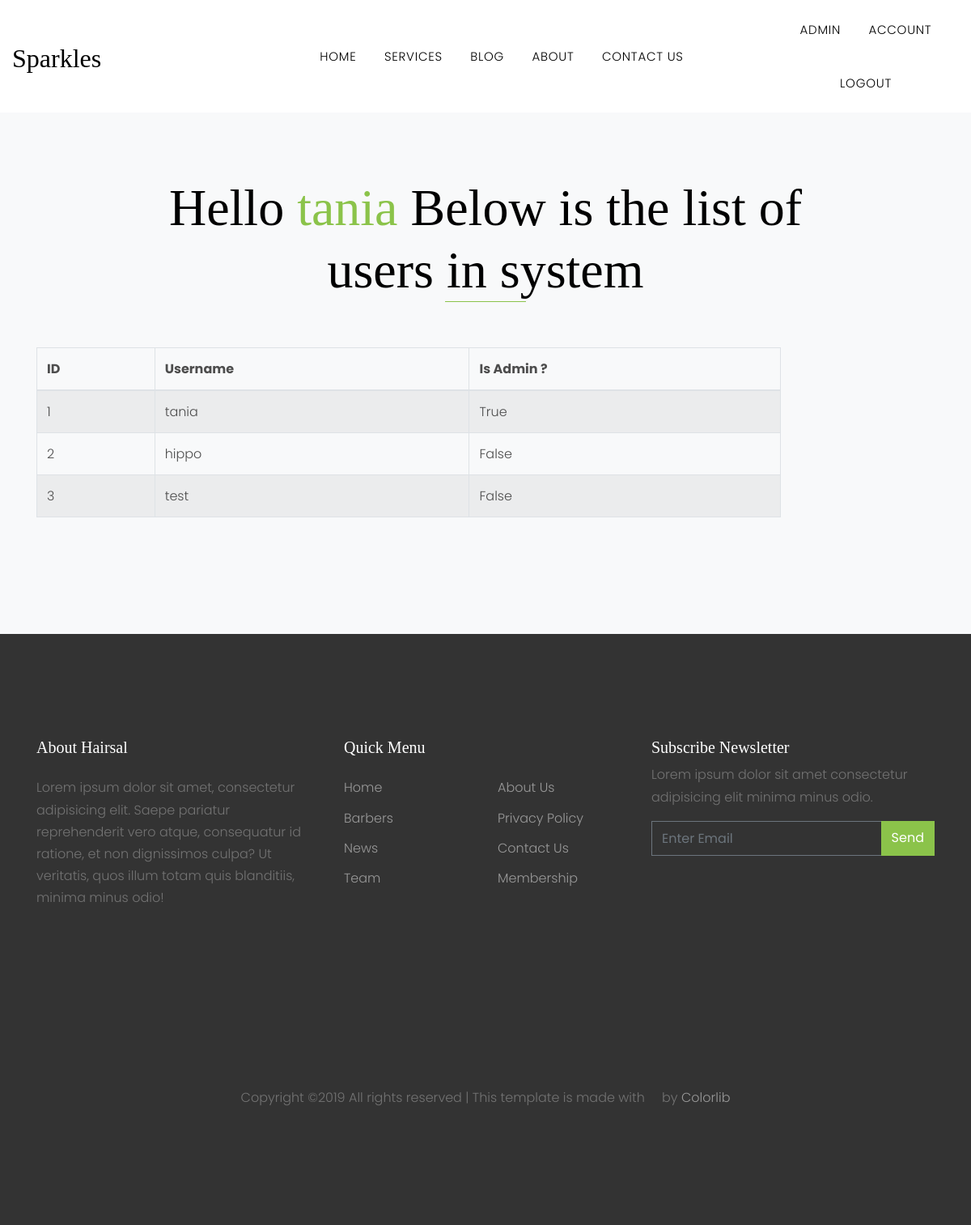
Before: /admin/users-list (signed in) with the older database file.
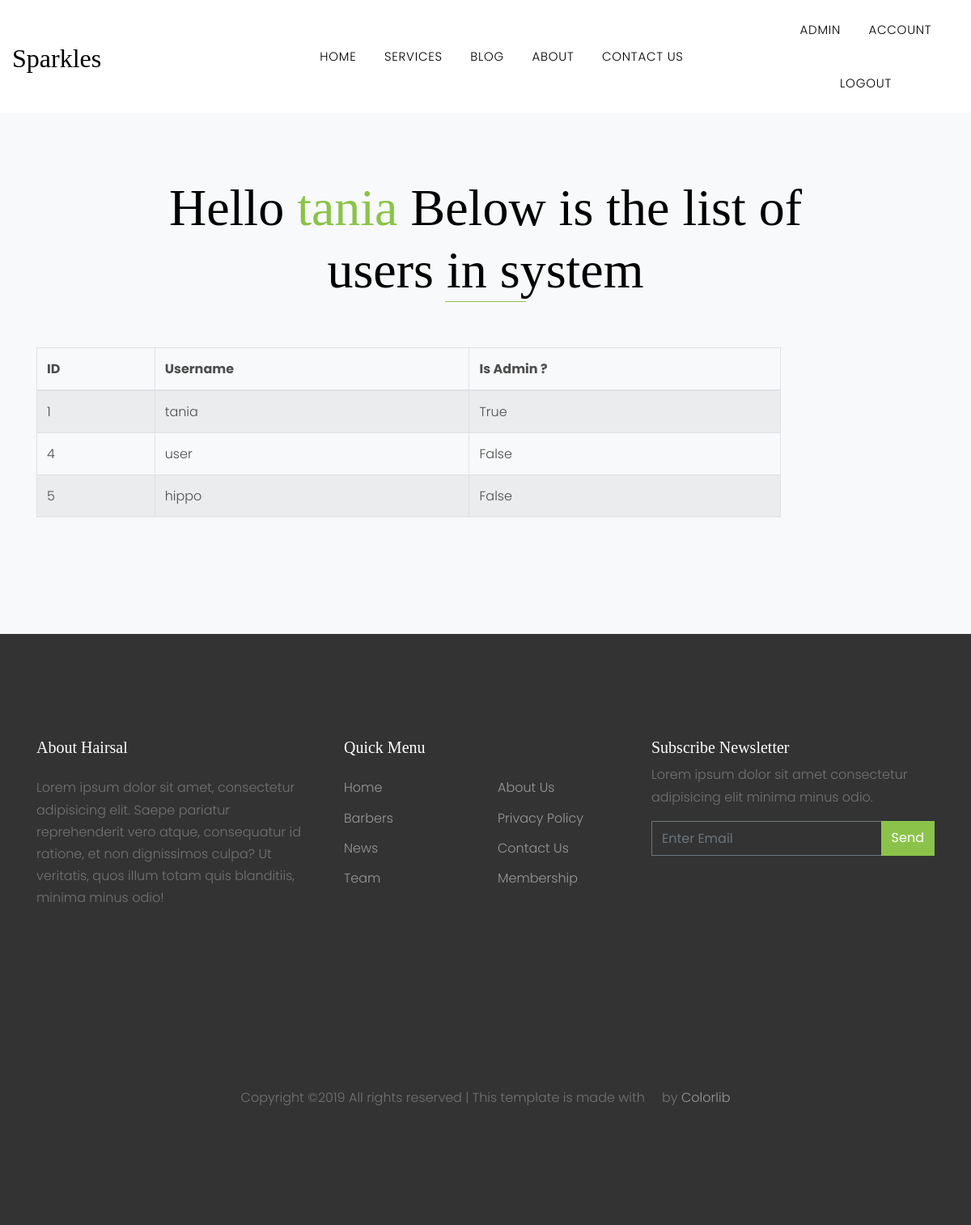
After: the same page with the newer database file.
### flaskblog/models.py (models this page shows, shortened)
class User(db.Model, UserMixin):
	id = db.Column(db. Integer, primary_key=True)
	name = db.Column(db.String(50))
	username = db.Column(db.String(20), unique=True, nullable=False)
	email = db.Column(db.String(120), unique=True, nullable=False)
	image_file = db.Column(db.String(20), nullable=False, default='default.jpg')
	password = db.Column(db.String(60), nullable=False)
	posts = db.relationship( 'Post', backref='author', lazy=True)
	comments = db.relationship('Comment', backref='author', lazy=True)
	about_me = db.Column(db.String(140))
	last_seen = db.Column(db.DateTime, default=datetime.utcnow)
	admin = db.Column(db.Boolean())
	notes = db.Column(db.UnicodeText)
	liked = db.relationship(
		'PostLike',foreign_keys='PostLike.user_id', backref='user', lazy='dynamic')
	followed = db.relationship(
        'User', secondary=followers,
        primaryjoin=(followers.c.follower_id == id),
        secondaryjoin=(followers.c.followed_id == id),
        backref=db.backref('followers', lazy='dynamic'), lazy='dynamic')
	def is_admin(self):
		return self.admin

### flaskblog/routes.py (the view)
@app.route('/admin/users-list')
@login_required
@admin_login_required
def users_list_admin():
	users = User.query.all()
	return render_template('users-list-admin.html', users=users)

### flaskblog/models.py (called while the page is built)
@login_manager.user_loader
def load_user(user_id):
	return User.query.get(int(user_id))

### flaskblog/routes.py (called while the page is built)
@app.before_request
def before_request():
    if current_user.is_authenticated:
        current_user.last_seen = datetime.utcnow()
        db.session.commit()

def admin_login_required(func):
	@wraps(func)
	def decorated_view(*args, **kwargs):
		if not current_user.is_admin():
			return abort(403)
		return func(*args, **kwargs)
	return decorated_view

### flaskblog/templates/users-list-admin.html
{% extends 'admin-home.html' %}
{% block content %}
<div class="site-section bg-light">
      <div class="container">
        <div class="row justify-content-center mb-5">
          <div class="col-md-10">
            <h2 class="site-section-heading font-weight-light text-black text-center">Hello
              <a href="{{ url_for('user', username= current_user.username ) }}">{{ current_user.username }}</a>
              Below is the list of users in system</h2>
          </div>
        </div>
        <div class="row">
          <div class="col-md-10 mb-5">
            <table class="table table-striped table-bordered">
    <thead>
      <tr>
        <th>ID</th>
        <th>Username</th>
        <th>Is Admin ?</th>
      </tr>
    </thead>
    <tbody>
      {% for user in users %}
        <tr>
          <td>{{ user.id }}</td>
          <td>{{ user.username }}</td>
          <td>{{ user.admin }}</td>
        </tr>
      {% endfor %}
    </tbody>
  </table>
          </div>
        </div>
      </div>
</div>
{% endblock %}

### flaskblog/templates/admin-home.html (shortened to what this page needs)
{% extends 'layout.html' %}

### flaskblog/templates/layout.html (shortened to what this page needs)
<!DOCTYPE html>
<html lang="en">
  <head>
    <link rel="stylesheet" href="{{ url_for('static', filename='fonts/icomoon/style.css') }}">
    <link rel="stylesheet" href="{{ url_for('static', filename='css/bootstrap.min.css') }}">
    <link rel="stylesheet" href="{{ url_for('static', filename='css/magnific-popup.css') }}">
    <link rel="stylesheet" href="{{ url_for('static', filename='css/jquery-ui.css') }}">
    <link rel="stylesheet" href="{{ url_for('static', filename='css/owl.carousel.min.css') }}">
    <link rel="stylesheet" href="{{ url_for('static', filename='css/owl.theme.default.min.css') }}">
    <link rel="stylesheet" href="{{ url_for('static', filename='css/bootstrap-datepicker.css') }}">
    <link rel="stylesheet" href="{{ url_for('static', filename='fonts/flaticon/font/flaticon.css') }}">
    <link rel="stylesheet" href="https://cdn.jsdelivr.net/npm/mediaelement@4.2.7/build/mediaelementplayer.min.css">
    <link rel="stylesheet" href="{{ url_for('static', filename='css/aos.css') }}">
    <link rel="stylesheet" href="{{ url_for('static', filename='css/style.css') }}">
  </head>
  <body>
  <div class="site-wrap">
    <header class="site-navbar py-1" role="banner">
      <div class="container-fluid">
        <div class="row align-items-center">
          <div class="col-6 col-xl-3 aos-init aos-animate" data-aos="fade-down">
            <h1 class="mb-0"><a href="{{url_for('home')}}" class="text-black h2 mb-0">Sparkles</a></h1>
          </div>
          <div class="col-6 col-xl-6 d-none d-xl-block aos-init aos-animate" data-aos="fade-down">
            <nav class="site-navigation position-relative text-right text-lg-center" role="navigation">
              <ul class="site-menu js-clone-nav mx-auto d-none d-lg-block">
                <li><a href="{{url_for('home')}}">Home</a></li>
                <li><a href="{{url_for('services')}}">Services</a></li>
                <li><a href="{{url_for('blog')}}">Blog</a></li>
                <li><a href="{{url_for('about')}}">About</a></li>
                <li><a href="{{url_for('contact_us')}}">Contact us</a></li>
              </ul>
            </nav>
          </div>
          <div class="col-6 col-xl-3 d-none d-xl-block aos-init aos-animate" data-aos="fade-down">
            <nav class="site-navigation position-relative text-right text-lg-center" role="navigation">
              <ul class="site-menu js-clone-nav mx-auto d-none d-lg-block">
                {% if current_user.is_authenticated%}
                <li><a href="{{ url_for('home_admin') }}">Admin</a></li>
                <li><a href="{{ url_for('account') }}">Account</a></li>
                <li><a href="{{ url_for('logout') }}">Logout</a></li>
              {% else %}
                <li><a href="{{ url_for('login') }}">Login</a></li>
                <li><a href="{{ url_for('register') }}">Register</a></li>
              {% endif %}
              </ul>
            </nav>
          </div>
        </div>
      </div>
    </header>
{% block content %}{% endblock %}
    <footer class="site-footer">
      <div class="container">
        <div class="row">
          <div class="col-lg-4">
            <div class="mb-5">
              <h3 class="footer-heading mb-4">About Hairsal</h3>
              <p>Lorem ipsum dolor sit amet, consectetur adipisicing elit. Saepe pariatur reprehenderit vero atque, consequatur id ratione, et non dignissimos culpa? Ut veritatis, quos illum totam quis blanditiis, minima minus odio!</p>
            </div>
          </div>
          <div class="col-lg-4 mb-5 mb-lg-0">
            <div class="row mb-5">
              <div class="col-md-12">
                <h3 class="footer-heading mb-4">Quick Menu</h3>
              </div>
              <div class="col-md-6 col-lg-6">
                <ul class="list-unstyled">
                  <li><a href="#">Home</a></li>
                  <li><a href="#">Barbers</a></li>
                  <li><a href="#">News</a></li>
                  <li><a href="#">Team</a></li>
                </ul>
              </div>
              <div class="col-md-6 col-lg-6">
                <ul class="list-unstyled">
                  <li><a href="#">About Us</a></li>
                  <li><a href="#">Privacy Policy</a></li>
                  <li><a href="#">Contact Us</a></li>
                  <li><a href="#">Membership</a></li>
                </ul>
              </div>
            </div>
          </div>
          <div class="col-lg-4 mb-5 mb-lg-0">
            <div class="mb-5">
              <h3 class="footer-heading mb-2">Subscribe Newsletter</h3>
              <p>Lorem ipsum dolor sit amet consectetur adipisicing elit minima minus odio.</p>
              <form action="#" method="post">
                <div class="input-group mb-3">
                  <input type="text" class="form-control border-secondary text-white bg-transparent" placeholder="Enter Email" aria-label="Enter Email" aria-describedby="button-addon2">
                  <div class="input-group-append">
                    <button class="btn btn-primary text-white" type="button" id="button-addon2">Send</button>
                  </div>
                </div>
              </form>
            </div>
          </div>
        </div>
        <div class="row pt-5 mt-5 text-center">
          <div class="col-md-12">
            <div class="mb-5">
              <a href="#" class="pl-0 pr-3"><span class="icon-facebook"></span></a>
              <a href="#" class="pl-3 pr-3"><span class="icon-twitter"></span></a>
              <a href="#" class="pl-3 pr-3"><span class="icon-instagram"></span></a>
              <a href="#" class="pl-3 pr-3"><span class="icon-linkedin"></span></a>
            </div>
            <p>
            Copyright &copy; All rights reserved | This template is made with <i class="icon-heart-o" aria-hidden="true"></i> by <a href="https://colorlib.com" target="_blank" >Colorlib</a>
            </p>
          </div>
        </div>
      </div>
    </footer>
  </div>
  </body>
</html>

### flaskblog/static/css/style.css (style rules this page uses)
body { line-height: 1.7; color: #4d4d4d; font-weight: 300; font-size: 1rem; }
a { -webkit-transition: .3s all ease; -o-transition: .3s all ease; transition: .3s all ease; }
h1, h2, h3, h4, h5, .h1, .h2, .h3, .h4, .h5 { font-family: "Display Playfair"; }
.text-black { color: #000 !important; }
.site-wrap:before { -webkit-transition: .3s all ease-in-out; -o-transition: .3s all ease-in-out; transition: .3s all ease-in-out; background: rgba(0, 0, 0, 0.6); content: ""; position: absolute; z-index: 2000; top: 0; left: 0; right: 0; bottom: 0; opacity: 0; visibility: hidden; }
.btn { border-radius: 0; }
.form-control { height: 43px; border-radius: 0; }
.site-section { padding: 2.5em 0; }
@media (min-width: 768px) { .site-section { padding: 5em 0; } }
.site-section-heading { position: relative; font-size: 2.5rem; }
@media (min-width: 768px) { .site-section-heading { font-size: 4rem; } }
.site-section-heading:after { content: ""; left: 0%; bottom: 0; position: absolute; width: 100px; height: 1px; background: #8bc34a; }
.site-section-heading.text-center:after { content: ""; -webkit-transform: translateX(-50%); -ms-transform: translateX(-50%); transform: translateX(-50%); content: ""; left: 50%; bottom: 0; position: absolute; width: 100px; height: 1px; background: #8bc34a; }
.site-footer { padding: 4em 0; background: #333333; }
@media (min-width: 768px) { .site-footer { padding: 8em 0; } }
.site-footer p { color: #737373; }
.site-footer h2, .site-footer h3, .site-footer h4, .site-footer h5 { color: #fff; }
.site-footer a { color: #999999; }
.site-footer ul li { margin-bottom: 10px; }
.site-footer .footer-heading { font-size: 20px; color: #fff; }
.site-navbar { margin-bottom: 0px; z-index: 1999; position: relative; }
.site-navbar .site-navigation .site-menu { margin-bottom: 0; }
.site-navbar .site-navigation .site-menu a { text-decoration: none !important; font-size: 15px; display: inline-block; }
.site-navbar .site-navigation .site-menu > li { display: inline-block; padding: 10px 5px; }
.site-navbar .site-navigation .site-menu > li > a { padding: 10px 10px; text-transform: uppercase; letter-spacing: .05em; color: #000; font-size: 15px; text-decoration: none !important; }
.site-mobile-menu .site-nav-wrap { padding: 0; margin: 0; list-style: none; position: relative; }
.site-mobile-menu .site-nav-wrap a { padding: 10px 20px; display: block; position: relative; color: #212529; }
.site-mobile-menu .site-nav-wrap li { position: relative; display: block; }
.site-mobile-menu .site-nav-wrap > li { display: block; position: relative; float: left; width: 100%; }
.site-mobile-menu .site-nav-wrap > li > a { padding-left: 20px; font-size: 20px; }
.bg-light { background: #ccc; }

Changed rows visible on the page:
removed User: id "2", username "hippo", admin "False"
removed User: id "3", username "test", admin "False"
added User: id "4", username "user", admin "False"
added User: id "5", username "hippo", admin "False"
